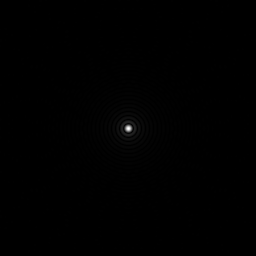
%> input picture opt/tds/p4/ap3/escalado.tif, 256 x 256 px
$ octave ap313_crd.m   (GNU Octave 9; MATLAB toolbox functions it lacks are replaced by stand-ins)
%> lines starting %> are read from the running program, lines starting %| are printed output that depends on the picture
### opt/tds/p4/ap4/escalado.m
% Alumno: Daniel Fernández Núñez
% G = escalado(F)
function [G] = escalado(F)

F = double(F);
c = 255/max(log10(1+F(:)));
G = c*log10(1+abs(F));

end

### opt/tds/p4/ap3/ap313_crd.m
% Alumno: Daniel Fernández Núñez
% Apartado 3.1.3 Compresión del rango dinámico

F = double(imread('escalado.tif'));
%> F: size 256x256 double; min 0, max 255, mean 0.5; mean of the top-left, top-right, bottom-left and bottom-right quarters 0.4, 0.5, 0.5, 0.5
G = escalado(F);
%> in escalado, `c = 255/max(log10(1+F(:)));`: c = 105.9
%> in escalado, `G = c*log10(1+abs(F));`:
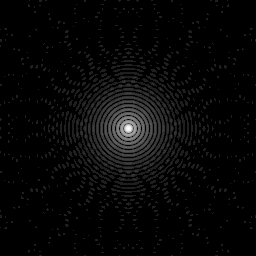
%> G: size 256x256 double; min 0, max 255, mean 7.8
figure;
subplot(131);
plot(escalado(0:255));
axis([0 255 0 255]);
title('Curva de transformacion');
subplot(132);
image(F);
colormap(gray(256));
title('Imagen original');
subplot(133);
image(G);
colormap(gray(256));
title('Imagen transformada');
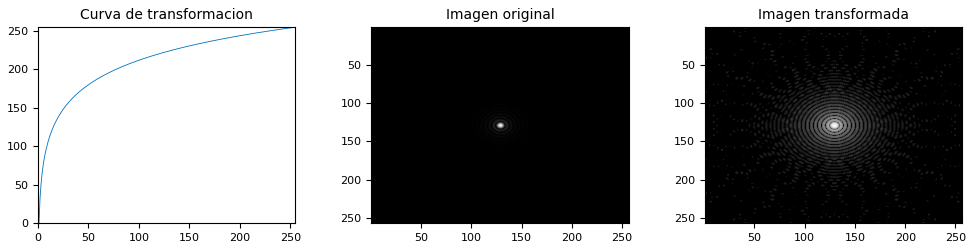
%> figure redrawn from the program's plot data, 3 panels
